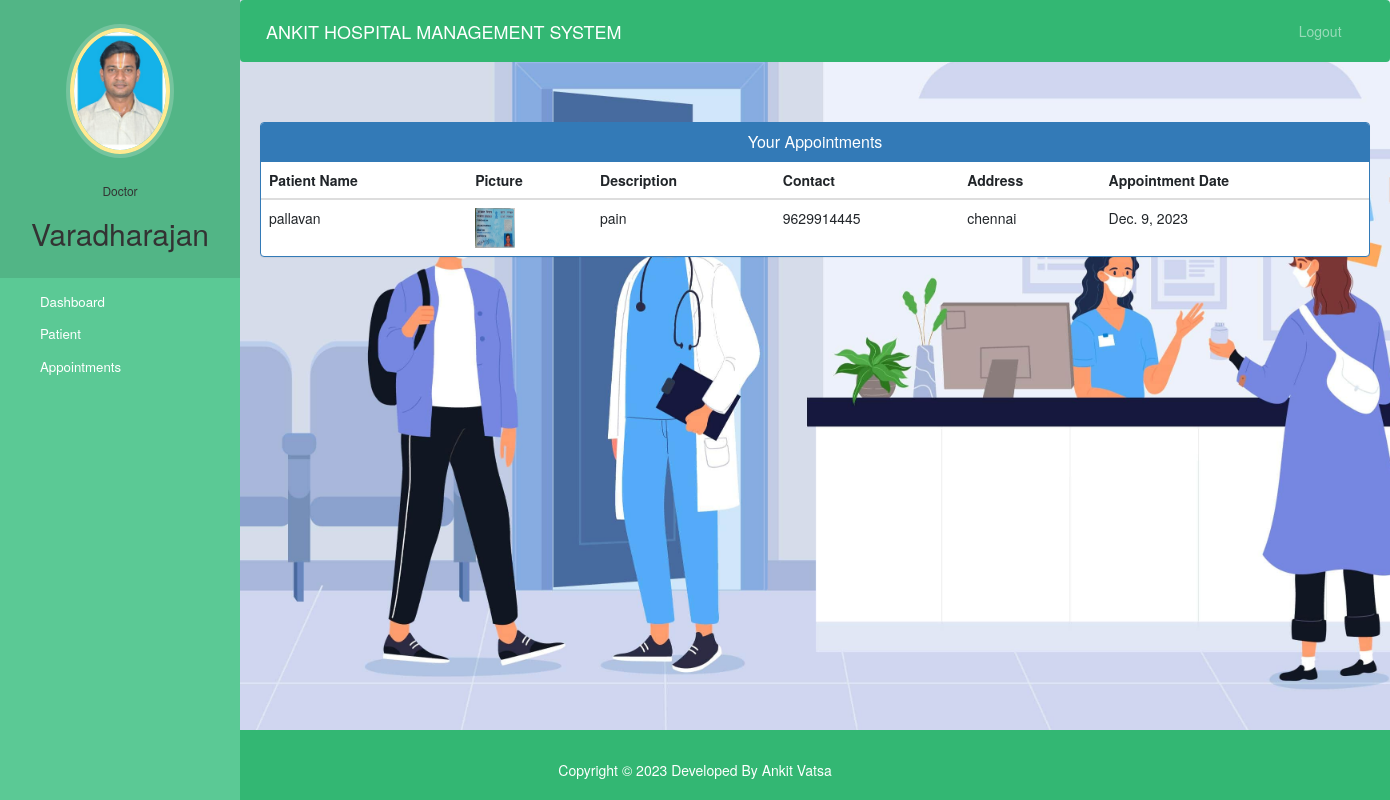
The app's page /doctor-view-appointment (signed in) with its own data.
### hospital/models.py (models this page shows, shortened)
class Doctor(models.Model):
    user=models.OneToOneField(User,on_delete=models.CASCADE)
    profile_pic= models.ImageField(upload_to='profile_pic/DoctorProfilePic/',null=True,blank=True)
    address = models.CharField(max_length=40)
    mobile = models.CharField(max_length=20,null=True)
    department= models.CharField(max_length=50,choices=departments,default='Cardiologist')
    status=models.BooleanField(default=False)

class Appointment(models.Model):
    patientId=models.PositiveIntegerField(null=True)
    doctorId=models.PositiveIntegerField(null=True)
    patientName=models.CharField(max_length=40,null=True)
    doctorName=models.CharField(max_length=40,null=True)
    appointmentDate=models.DateField(auto_now=True)
    description=models.TextField(max_length=500)
    status=models.BooleanField(default=False)

class Patient(models.Model):
    user=models.OneToOneField(User,on_delete=models.CASCADE)
    profile_pic= models.ImageField(upload_to='profile_pic/PatientProfilePic/',null=True,blank=True)
    address = models.CharField(max_length=40)
    mobile = models.CharField(max_length=20,null=False)
    symptoms = models.CharField(max_length=100,null=False)
    assignedDoctorId = models.PositiveIntegerField(null=True)
    admitDate=models.DateField(auto_now=True)
    status=models.BooleanField(default=False)

### hospital/views.py (the view)
# urls.py: path('doctor-view-appointment', views.doctor_view_appointment_view,name='doctor-view-appointment'),
@login_required(login_url='doctorlogin')
@user_passes_test(is_doctor)
def doctor_view_appointment_view(request):
    doctor=models.Doctor.objects.get(user_id=request.user.id) #for profile picture of doctor in sidebar
    appointments=models.Appointment.objects.all().filter(status=True,doctorId=request.user.id)
    patientid=[]
    for a in appointments:
        patientid.append(a.patientId)
    patients=models.Patient.objects.all().filter(status=True,user_id__in=patientid)
    appointments=zip(appointments,patients)
    return render(request,'hospital/doctor_view_appointment.html',{'appointments':appointments,'doctor':doctor})

### hospital/views.py (called while the page is built)
def is_doctor(user):
    return user.groups.filter(name='DOCTOR').exists()

### templates/hospital/doctor_view_appointment.html (shortened to what this page needs)
{% extends 'hospital/doctor_base.html' %}
{% block content %}
{%load static%}
<head>
  <link href="//netdna.bootstrapcdn.com/bootstrap/3.0.0/css/bootstrap.min.css" rel="stylesheet" id="bootstrap-css">
</head>
<div class="container">
  <div class="panel panel-primary">
    <div class="panel-heading">
      <h6 class="panel-title">Your Appointments</h6>
    </div>
    <table class="table table-hover" id="dev-table">
      <thead>
        <tr>
          <th>Patient Name</th>
          <th>Picture</th>
          <th>Description</th>
          <th>Contact</th>
          <th>Address</th>
          <th>Appointment Date</th>
        </tr>
      </thead>
      {% for a,p in appointments %}
      <tr>
        <td>{{a.patientName}}</td>
        <td> <img src="{% static p.profile_pic.url %}" alt="Profile Pic" height="40px" width="40px" /></td>
        <td>{{a.description}}</td>
        <td>{{p.mobile}}</td>
        <td>{{p.address}}</td>
        <td>{{a.appointmentDate}}</td>
      </tr>
      {% endfor %}
    </table>
  </div>
</div>
{% endblock content %}

### templates/hospital/doctor_base.html (shortened to what this page needs)
<!DOCTYPE html>
{% load static %}
<html lang="en">
<head>
  <link rel="stylesheet" href="https://stackpath.bootstrapcdn.com/bootstrap/4.3.1/css/bootstrap.min.css">
  <link rel="stylesheet" href="https://maxcdn.bootstrapcdn.com/font-awesome/4.7.0/css/font-awesome.min.css">
</head>
<body>
<div class="back-image">
  <nav class="menu" tabindex="0">
    <header class="avatar">
      <img src="{% static doctor.profile_pic.url %}" alt="Profile Pic" />
      <br><br>
      <h6>Doctor</h6>
      <h2>{{request.user.first_name}}</h2>
    </header>
    <ul>
      <li tabindex="0" class="icon-dashboard"> <a style="color:white; text-decoration:none;" href="/doctor-dashboard"><span>Dashboard</span></a> </li>
      <li tabindex="0" class="icon-users"> <a style="color:white; text-decoration:none;" href="/doctor-patient"><span>Patient</span></a></li>
      <li tabindex="0" class="icon-calendar"> <a style="color:white; text-decoration:none;" href="/doctor-appointment"><span>Appointments</span></a></li>
    </ul>
  </nav>
  <main>
    <div class="bs-example">
      <nav class="navbar navbar-expand-md  navbar-dark fixed-top" style="background:#33b773;">
        <a href="/doctor-dashboard" class="navbar-brand">ANKIT HOSPITAL MANAGEMENT SYSTEM</a>
        <div class="collapse navbar-collapse justify-content-between" id="navbarCollapse">
          <div class="navbar-nav" style=" margin-left: 90%;">
            <a href="/logout" class="nav-item nav-link">Logout</a>
          </div>
        </div>
      </nav>
    </div>
    <br><br>
    {% block content %}
    {% endblock content %}
</div>
{% include "hospital/footer.html" %}
</body>
</html>

### templates/hospital/doctor_view_appointment.html (style rules this page uses)
a:link { text-decoration: none; }
h6 { text-align: center; }

### records on screen
Doctor: profile_pic (picture)
Appointment: patientName "pallavan", profile_pic (picture), description "pain", mobile "9629914445", address "chennai", appointmentDate "Dec. 9, 2023"

### other values on screen
{{ request.user.first_name }} "Varadharajan"
